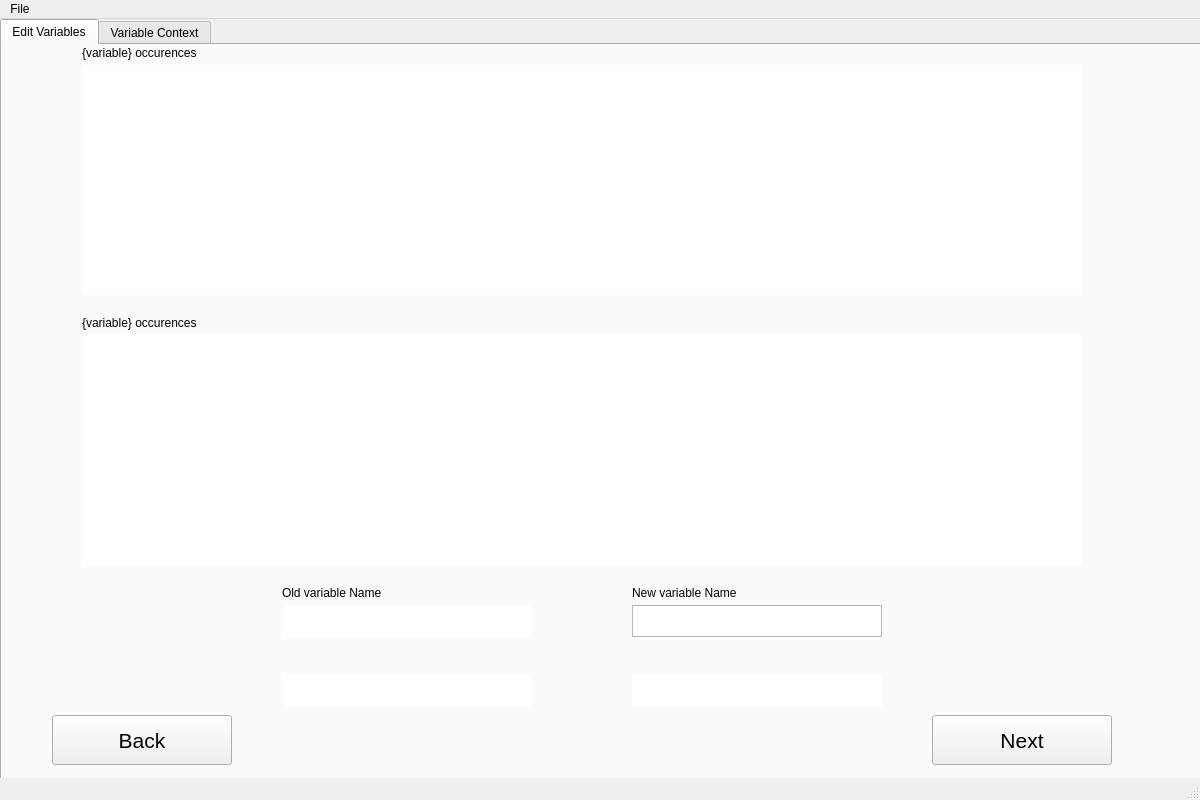
<?xml version="1.0" encoding="UTF-8"?>
<ui version="4.0">
 <class>MainWindow</class>
 <widget class="QMainWindow" name="MainWindow">
  <property name="enabled">
   <bool>true</bool>
  </property>
  <property name="geometry">
   <rect>
    <x>0</x>
    <y>0</y>
    <width>1200</width>
    <height>800</height>
   </rect>
  </property>
  <property name="minimumSize">
   <size>
    <width>1200</width>
    <height>800</height>
   </size>
  </property>
  <property name="maximumSize">
   <size>
    <width>1200</width>
    <height>800</height>
   </size>
  </property>
  <property name="windowTitle">
   <string>Variable Renamer</string>
  </property>
  <widget class="QWidget" name="centralwidget">
   <widget class="QTabWidget" name="tabWidget">
    <property name="geometry">
     <rect>
      <x>0</x>
      <y>0</y>
      <width>1201</width>
      <height>781</height>
     </rect>
    </property>
    <property name="currentIndex">
     <number>0</number>
    </property>
    <widget class="QWidget" name="tab">
     <attribute name="title">
      <string>Edit Variables</string>
     </attribute>
     <widget class="QTextEdit" name="textEdit_var_lines">
      <property name="enabled">
       <bool>true</bool>
      </property>
      <property name="geometry">
       <rect>
        <x>80</x>
        <y>20</y>
        <width>1000</width>
        <height>230</height>
       </rect>
      </property>
      <property name="font">
       <font>
        <family>JetBrainsMono NFM</family>
        <pointsize>8</pointsize>
        <kerning>true</kerning>
       </font>
      </property>
      <property name="frameShape">
       <enum>QFrame::NoFrame</enum>
      </property>
      <property name="documentTitle">
       <string/>
      </property>
      <property name="lineWrapMode">
       <enum>QTextEdit::NoWrap</enum>
      </property>
      <property name="readOnly">
       <bool>true</bool>
      </property>
      <property name="markdown">
       <string/>
      </property>
      <property name="html">
       <string>&lt;!DOCTYPE HTML PUBLIC &quot;-//W3C//DTD HTML 4.0//EN&quot; &quot;http://www.w3.org/TR/REC-html40/strict.dtd&quot;&gt;
&lt;html&gt;&lt;head&gt;&lt;meta name=&quot;qrichtext&quot; content=&quot;1&quot; /&gt;&lt;meta charset=&quot;utf-8&quot; /&gt;&lt;style type=&quot;text/css&quot;&gt;
p, li { white-space: pre-wrap; }
hr { height: 1px; border-width: 0; }
li.unchecked::marker { content: &quot;\2610&quot;; }
li.checked::marker { content: &quot;\2612&quot;; }
&lt;/style&gt;&lt;/head&gt;&lt;body style=&quot; font-family:'JetBrainsMono NFM'; font-size:8pt; font-weight:400; font-style:normal;&quot;&gt;
&lt;p style=&quot;-qt-paragraph-type:empty; margin-top:0px; margin-bottom:0px; margin-left:0px; margin-right:0px; -qt-block-indent:0; text-indent:0px;&quot;&gt;&lt;br /&gt;&lt;/p&gt;&lt;/body&gt;&lt;/html&gt;</string>
      </property>
     </widget>
     <widget class="QPushButton" name="pushButton_next">
      <property name="geometry">
       <rect>
        <x>930</x>
        <y>670</y>
        <width>180</width>
        <height>50</height>
       </rect>
      </property>
      <property name="font">
       <font>
        <pointsize>16</pointsize>
       </font>
      </property>
      <property name="text">
       <string>Next</string>
      </property>
      <property name="checkable">
       <bool>false</bool>
      </property>
      <property name="autoRepeat">
       <bool>true</bool>
      </property>
      <property name="autoRepeatInterval">
       <number>300</number>
      </property>
     </widget>
     <widget class="QTextEdit" name="textEdit_var_before">
      <property name="enabled">
       <bool>true</bool>
      </property>
      <property name="geometry">
       <rect>
        <x>280</x>
        <y>560</y>
        <width>250</width>
        <height>32</height>
       </rect>
      </property>
      <property name="font">
       <font>
        <family>JetBrainsMono NFM</family>
        <pointsize>10</pointsize>
       </font>
      </property>
      <property name="frameShape">
       <enum>QFrame::NoFrame</enum>
      </property>
      <property name="readOnly">
       <bool>true</bool>
      </property>
     </widget>
     <widget class="QTextEdit" name="textEdit_var_conflict_before">
      <property name="enabled">
       <bool>true</bool>
      </property>
      <property name="geometry">
       <rect>
        <x>280</x>
        <y>630</y>
        <width>250</width>
        <height>32</height>
       </rect>
      </property>
      <property name="font">
       <font>
        <family>JetBrainsMono NFM</family>
        <pointsize>10</pointsize>
       </font>
      </property>
      <property name="frameShape">
       <enum>QFrame::NoFrame</enum>
      </property>
      <property name="readOnly">
       <bool>true</bool>
      </property>
     </widget>
     <widget class="QLabel" name="label_3">
      <property name="geometry">
       <rect>
        <x>280</x>
        <y>540</y>
        <width>250</width>
        <height>16</height>
       </rect>
      </property>
      <property name="text">
       <string>Old variable Name</string>
      </property>
     </widget>
     <widget class="QLabel" name="label_var_count">
      <property name="geometry">
       <rect>
        <x>288</x>
        <y>680</y>
        <width>590</width>
        <height>31</height>
       </rect>
      </property>
      <property name="font">
       <font>
        <pointsize>16</pointsize>
       </font>
      </property>
      <property name="layoutDirection">
       <enum>Qt::LeftToRight</enum>
      </property>
      <property name="text">
       <string/>
      </property>
      <property name="alignment">
       <set>Qt::AlignCenter</set>
      </property>
     </widget>
     <widget class="QLabel" name="label_4">
      <property name="geometry">
       <rect>
        <x>630</x>
        <y>540</y>
        <width>250</width>
        <height>16</height>
       </rect>
      </property>
      <property name="text">
       <string>New variable Name</string>
      </property>
     </widget>
     <widget class="QLabel" name="label_var">
      <property name="geometry">
       <rect>
        <x>80</x>
        <y>0</y>
        <width>1000</width>
        <height>16</height>
       </rect>
      </property>
      <property name="text">
       <string>{variable} occurences</string>
      </property>
     </widget>
     <widget class="QTextEdit" name="textEdit_var_conflict_after">
      <property name="enabled">
       <bool>true</bool>
      </property>
      <property name="geometry">
       <rect>
        <x>630</x>
        <y>630</y>
        <width>250</width>
        <height>32</height>
       </rect>
      </property>
      <property name="font">
       <font>
        <family>JetBrainsMono NFM</family>
        <pointsize>10</pointsize>
       </font>
      </property>
      <property name="frameShape">
       <enum>QFrame::NoFrame</enum>
      </property>
      <property name="readOnly">
       <bool>true</bool>
      </property>
     </widget>
     <widget class="QTextEdit" name="textEdit_var_after">
      <property name="geometry">
       <rect>
        <x>630</x>
        <y>560</y>
        <width>250</width>
        <height>32</height>
       </rect>
      </property>
      <property name="font">
       <font>
        <family>JetBrainsMono NFM</family>
        <pointsize>10</pointsize>
       </font>
      </property>
     </widget>
     <widget class="QPushButton" name="pushButton_back">
      <property name="geometry">
       <rect>
        <x>50</x>
        <y>670</y>
        <width>180</width>
        <height>50</height>
       </rect>
      </property>
      <property name="font">
       <font>
        <pointsize>16</pointsize>
       </font>
      </property>
      <property name="text">
       <string>Back</string>
      </property>
      <property name="checkable">
       <bool>false</bool>
      </property>
      <property name="autoRepeat">
       <bool>true</bool>
      </property>
      <property name="autoRepeatInterval">
       <number>300</number>
      </property>
      <property name="autoDefault">
       <bool>false</bool>
      </property>
     </widget>
     <widget class="QLabel" name="label_var_conflict">
      <property name="geometry">
       <rect>
        <x>80</x>
        <y>270</y>
        <width>1000</width>
        <height>16</height>
       </rect>
      </property>
      <property name="text">
       <string>{variable} occurences</string>
      </property>
     </widget>
     <widget class="QTextEdit" name="textEdit_var_conflict_lines">
      <property name="enabled">
       <bool>true</bool>
      </property>
      <property name="geometry">
       <rect>
        <x>80</x>
        <y>290</y>
        <width>1000</width>
        <height>230</height>
       </rect>
      </property>
      <property name="font">
       <font>
        <family>JetBrainsMono NFM</family>
        <pointsize>8</pointsize>
       </font>
      </property>
      <property name="frameShape">
       <enum>QFrame::NoFrame</enum>
      </property>
      <property name="lineWrapMode">
       <enum>QTextEdit::NoWrap</enum>
      </property>
      <property name="readOnly">
       <bool>true</bool>
      </property>
     </widget>
    </widget>
    <widget class="QWidget" name="tab_2">
     <attribute name="title">
      <string>Variable Context</string>
     </attribute>
     <widget class="QTabWidget" name="tabWidget_2">
      <property name="geometry">
       <rect>
        <x>10</x>
        <y>9</y>
        <width>1181</width>
        <height>721</height>
       </rect>
      </property>
      <property name="currentIndex">
       <number>0</number>
      </property>
      <widget class="QWidget" name="tab_3">
       <attribute name="title">
        <string/>
       </attribute>
      </widget>
      <widget class="QWidget" name="tab_4">
       <attribute name="title">
        <string/>
       </attribute>
      </widget>
     </widget>
    </widget>
   </widget>
  </widget>
  <widget class="QStatusBar" name="statusbar"/>
  <widget class="QMenuBar" name="menubar">
   <property name="geometry">
    <rect>
     <x>0</x>
     <y>0</y>
     <width>1200</width>
     <height>21</height>
    </rect>
   </property>
   <widget class="QMenu" name="menuFile">
    <property name="enabled">
     <bool>true</bool>
    </property>
    <property name="title">
     <string>File</string>
    </property>
    <addaction name="actionLoad"/>
    <addaction name="actionSave"/>
   </widget>
   <addaction name="menuFile"/>
  </widget>
  <action name="actionLoad">
   <property name="text">
    <string>Load</string>
   </property>
  </action>
  <action name="actionSave">
   <property name="text">
    <string>Save</string>
   </property>
  </action>
 </widget>
 <resources/>
 <connections/>
</ui>
